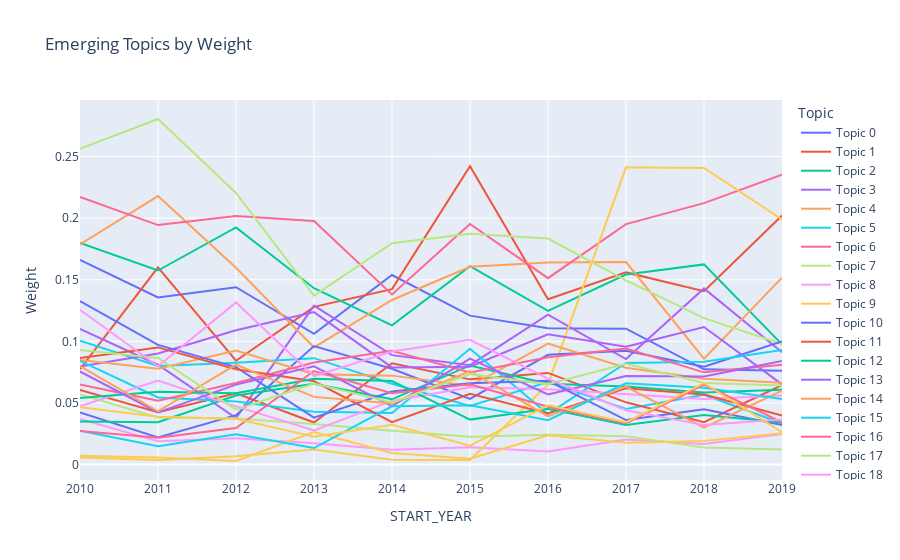

Here is the notebook cell this chart was saved with:
### Code cell
import plotly.express as px

fig = px.line(df2010, x="START_YEAR", y="Weight",color = "Topic", title='Emerging Topics by Weight')
fig.show()

### Figure 1 — Plotly figure (JSON) as saved in the notebook; plotly's stock layout.template omitted (floating-point values rounded to 4 significant figures)
{"data": [{"hovertemplate": "Topic=Topic 0<br>START_YEAR=%{x}<br>Weight=%{y}<extra></extra>", "legendgroup": "Topic 0", "line": {"color": "#636efa", "dash": "solid"}, "mode": "lines", "name": "Topic 0", "orientation": "v", "showlegend": true, "type": "scatter", "x": [2010, 2011, 2012, 2013, 2014, 2015, 2016, 2017, 2018, 2019], "xaxis": "x", "y": [0.1661, 0.1356, 0.144, 0.1062, 0.1538, 0.1209, 0.1106, 0.1103, 0.07733, 0.07624], "yaxis": "y"}, {"hovertemplate": "Topic=Topic 1<br>START_YEAR=%{x}<br>Weight=%{y}<extra></extra>", "legendgroup": "Topic 1", "line": {"color": "#EF553B", "dash": "solid"}, "mode": "lines", "name": "Topic 1", "orientation": "v", "showlegend": true, "type": "scatter", "x": [2010, 2011, 2012, 2013, 2014, 2015, 2016, 2017, 2018, 2019], "xaxis": "x", "y": [0.07746, 0.16, 0.08431, 0.128, 0.1424, 0.2421, 0.1341, 0.156, 0.1407, 0.2021], "yaxis": "y"}, {"hovertemplate": "Topic=Topic 2<br>START_YEAR=%{x}<br>Weight=%{y}<extra></extra>", "legendgroup": "Topic 2", "line": {"color": "#00cc96", "dash": "solid"}, "mode": "lines", "name": "Topic 2", "orientation": "v", "showlegend": true, "type": "scatter", "x": [2010, 2011, 2012, 2013, 2014, 2015, 2016, 2017, 2018, 2019], "xaxis": "x", "y": [0.1799, 0.1575, 0.1925, 0.1432, 0.113, 0.161, 0.1247, 0.1543, 0.1625, 0.09761], "yaxis": "y"}, {"hovertemplate": "Topic=Topic 3<br>START_YEAR=%{x}<br>Weight=%{y}<extra></extra>", "legendgroup": "Topic 3", "line": {"color": "#ab63fa", "dash": "solid"}, "mode": "lines", "name": "Topic 3", "orientation": "v", "showlegend": true, "type": "scatter", "x": [2010, 2011, 2012, 2013, 2014, 2015, 2016, 2017, 2018, 2019], "xaxis": "x", "y": [0.1102, 0.08104, 0.03775, 0.129, 0.08883, 0.0807, 0.1216, 0.08565, 0.143, 0.09117], "yaxis": "y"}, {"hovertemplate": "Topic=Topic 4<br>START_YEAR=%{x}<br>Weight=%{y}<extra></extra>", "legendgroup": "Topic 4", "line": {"color": "#FFA15A", "dash": "solid"}, "mode": "lines", "name": "Topic 4", "orientation": "v", "showlegend": true, "type": "scatter", "x": [2010, 2011, 2012, 2013, 2014, 2015, 2016, 2017, 2018, 2019], "xaxis": "x", "y": [0.1787, 0.2179, 0.1597, 0.09511, 0.1336, 0.1605, 0.1641, 0.1644, 0.08597, 0.1517], "yaxis": "y"}, {"hovertemplate": "Topic=Topic 5<br>START_YEAR=%{x}<br>Weight=%{y}<extra></extra>", "legendgroup": "Topic 5", "line": {"color": "#19d3f3", "dash": "solid"}, "mode": "lines", "name": "Topic 5", "orientation": "v", "showlegend": true, "type": "scatter", "x": [2010, 2011, 2012, 2013, 2014, 2015, 2016, 2017, 2018, 2019], "xaxis": "x", "y": [0.1006, 0.08004, 0.08273, 0.08637, 0.06555, 0.04764, 0.06698, 0.04517, 0.05666, 0.03357], "yaxis": "y"}, {"hovertemplate": "Topic=Topic 6<br>START_YEAR=%{x}<br>Weight=%{y}<extra></extra>", "legendgroup": "Topic 6", "line": {"color": "#FF6692", "dash": "solid"}, "mode": "lines", "name": "Topic 6", "orientation": "v", "showlegend": true, "type": "scatter", "x": [2010, 2011, 2012, 2013, 2014, 2015, 2016, 2017, 2018, 2019], "xaxis": "x", "y": [0.2171, 0.1943, 0.2017, 0.1976, 0.138, 0.1953, 0.1513, 0.1952, 0.2121, 0.2352], "yaxis": "y"}, {"hovertemplate": "Topic=Topic 7<br>START_YEAR=%{x}<br>Weight=%{y}<extra></extra>", "legendgroup": "Topic 7", "line": {"color": "#B6E880", "dash": "solid"}, "mode": "lines", "name": "Topic 7", "orientation": "v", "showlegend": true, "type": "scatter", "x": [2010, 2011, 2012, 2013, 2014, 2015, 2016, 2017, 2018, 2019], "xaxis": "x", "y": [0.2562, 0.2804, 0.2204, 0.1371, 0.1797, 0.1873, 0.1834, 0.1495, 0.1189, 0.09777], "yaxis": "y"}, {"hovertemplate": "Topic=Topic 8<br>START_YEAR=%{x}<br>Weight=%{y}<extra></extra>", "legendgroup": "Topic 8", "line": {"color": "#FF97FF", "dash": "solid"}, "mode": "lines", "name": "Topic 8", "orientation": "v", "showlegend": true, "type": "scatter", "x": [2010, 2011, 2012, 2013, 2014, 2015, 2016, 2017, 2018, 2019], "xaxis": "x", "y": [0.03704, 0.01894, 0.02129, 0.01729, 0.01209, 0.01413, 0.01055, 0.02032, 0.01669, 0.02477], "yaxis": "y"}, {"hovertemplate": "Topic=Topic 9<br>START_YEAR=%{x}<br>Weight=%{y}<extra></extra>", "legendgroup": "Topic 9", "line": {"color": "#FECB52", "dash": "solid"}, "mode": "lines", "name": "Topic 9", "orientation": "v", "showlegend": true, "type": "scatter", "x": [2010, 2011, 2012, 2013, 2014, 2015, 2016, 2017, 2018, 2019], "xaxis": "x", "y": [0.00571, 0.003704, 0.006738, 0.01221, 0.003979, 0.003665, 0.06504, 0.2412, 0.2408, 0.199], "yaxis": "y"}, {"hovertemplate": "Topic=Topic 10<br>START_YEAR=%{x}<br>Weight=%{y}<extra></extra>", "legendgroup": "Topic 10", "line": {"color": "#636efa", "dash": "solid"}, "mode": "lines", "name": "Topic 10", "orientation": "v", "showlegend": true, "type": "scatter", "x": [2010, 2011, 2012, 2013, 2014, 2015, 2016, 2017, 2018, 2019], "xaxis": "x", "y": [0.04238, 0.02194, 0.04013, 0.09619, 0.07776, 0.05337, 0.08906, 0.09234, 0.07947, 0.09984], "yaxis": "y"}, {"hovertemplate": "Topic=Topic 11<br>START_YEAR=%{x}<br>Weight=%{y}<extra></extra>", "legendgroup": "Topic 11", "line": {"color": "#EF553B", "dash": "solid"}, "mode": "lines", "name": "Topic 11", "orientation": "v", "showlegend": true, "type": "scatter", "x": [2010, 2011, 2012, 2013, 2014, 2015, 2016, 2017, 2018, 2019], "xaxis": "x", "y": [0.06064, 0.04252, 0.05784, 0.03411, 0.08222, 0.06917, 0.0744, 0.05053, 0.03437, 0.06454], "yaxis": "y"}, {"hovertemplate": "Topic=Topic 12<br>START_YEAR=%{x}<br>Weight=%{y}<extra></extra>", "legendgroup": "Topic 12", "line": {"color": "#00cc96", "dash": "solid"}, "mode": "lines", "name": "Topic 12", "orientation": "v", "showlegend": true, "type": "scatter", "x": [2010, 2011, 2012, 2013, 2014, 2015, 2016, 2017, 2018, 2019], "xaxis": "x", "y": [0.035, 0.03445, 0.05602, 0.06566, 0.05296, 0.08046, 0.06567, 0.06333, 0.05858, 0.0607], "yaxis": "y"}, {"hovertemplate": "Topic=Topic 13<br>START_YEAR=%{x}<br>Weight=%{y}<extra></extra>", "legendgroup": "Topic 13", "line": {"color": "#ab63fa", "dash": "solid"}, "mode": "lines", "name": "Topic 13", "orientation": "v", "showlegend": true, "type": "scatter", "x": [2010, 2011, 2012, 2013, 2014, 2015, 2016, 2017, 2018, 2019], "xaxis": "x", "y": [0.07959, 0.09011, 0.109, 0.1238, 0.07885, 0.0795, 0.1058, 0.09566, 0.1116, 0.06512], "yaxis": "y"}, {"hovertemplate": "Topic=Topic 14<br>START_YEAR=%{x}<br>Weight=%{y}<extra></extra>", "legendgroup": "Topic 14", "line": {"color": "#FFA15A", "dash": "solid"}, "mode": "lines", "name": "Topic 14", "orientation": "v", "showlegend": true, "type": "scatter", "x": [2010, 2011, 2012, 2013, 2014, 2015, 2016, 2017, 2018, 2019], "xaxis": "x", "y": [0.08479, 0.07773, 0.09251, 0.07326, 0.07219, 0.06396, 0.09826, 0.07861, 0.06976, 0.06639], "yaxis": "y"}, {"hovertemplate": "Topic=Topic 15<br>START_YEAR=%{x}<br>Weight=%{y}<extra></extra>", "legendgroup": "Topic 15", "line": {"color": "#19d3f3", "dash": "solid"}, "mode": "lines", "name": "Topic 15", "orientation": "v", "showlegend": true, "type": "scatter", "x": [2010, 2011, 2012, 2013, 2014, 2015, 2016, 2017, 2018, 2019], "xaxis": "x", "y": [0.08423, 0.0545, 0.05128, 0.04297, 0.04191, 0.094, 0.04109, 0.08252, 0.08343, 0.0931], "yaxis": "y"}, {"hovertemplate": "Topic=Topic 16<br>START_YEAR=%{x}<br>Weight=%{y}<extra></extra>", "legendgroup": "Topic 16", "line": {"color": "#FF6692", "dash": "solid"}, "mode": "lines", "name": "Topic 16", "orientation": "v", "showlegend": true, "type": "scatter", "x": [2010, 2011, 2012, 2013, 2014, 2015, 2016, 2017, 2018, 2019], "xaxis": "x", "y": [0.06497, 0.05187, 0.06616, 0.08283, 0.09241, 0.07472, 0.08709, 0.09415, 0.07486, 0.08097], "yaxis": "y"}, {"hovertemplate": "Topic=Topic 17<br>START_YEAR=%{x}<br>Weight=%{y}<extra></extra>", "legendgroup": "Topic 17", "line": {"color": "#B6E880", "dash": "solid"}, "mode": "lines", "name": "Topic 17", "orientation": "v", "showlegend": true, "type": "scatter", "x": [2010, 2011, 2012, 2013, 2014, 2015, 2016, 2017, 2018, 2019], "xaxis": "x", "y": [0.05683, 0.03819, 0.0374, 0.03285, 0.02743, 0.02259, 0.02424, 0.02303, 0.01392, 0.01231], "yaxis": "y"}, {"hovertemplate": "Topic=Topic 18<br>START_YEAR=%{x}<br>Weight=%{y}<extra></extra>", "legendgroup": "Topic 18", "line": {"color": "#FF97FF", "dash": "solid"}, "mode": "lines", "name": "Topic 18", "orientation": "v", "showlegend": true, "type": "scatter", "x": [2010, 2011, 2012, 2013, 2014, 2015, 2016, 2017, 2018, 2019], "xaxis": "x", "y": [0.04722, 0.06823, 0.04726, 0.02767, 0.05169, 0.06278, 0.06121, 0.05713, 0.05328, 0.05608], "yaxis": "y"}, {"hovertemplate": "Topic=Topic 19<br>START_YEAR=%{x}<br>Weight=%{y}<extra></extra>", "legendgroup": "Topic 19", "line": {"color": "#FECB52", "dash": "solid"}, "mode": "lines", "name": "Topic 19", "orientation": "v", "showlegend": true, "type": "scatter", "x": [2010, 2011, 2012, 2013, 2014, 2015, 2016, 2017, 2018, 2019], "xaxis": "x", "y": [0.007241, 0.005845, 0.002914, 0.02641, 0.009348, 0.004724, 0.02371, 0.01765, 0.01923, 0.02546], "yaxis": "y"}, {"hovertemplate": "Topic=Topic 20<br>START_YEAR=%{x}<br>Weight=%{y}<extra></extra>", "legendgroup": "Topic 20", "line": {"color": "#636efa", "dash": "solid"}, "mode": "lines", "name": "Topic 20", "orientation": "v", "showlegend": true, "type": "scatter", "x": [2010, 2011, 2012, 2013, 2014, 2015, 2016, 2017, 2018, 2019], "xaxis": "x", "y": [0.1326, 0.09713, 0.07913, 0.03812, 0.05936, 0.06606, 0.06803, 0.03612, 0.04488, 0.03217], "yaxis": "y"}, {"hovertemplate": "Topic=Topic 21<br>START_YEAR=%{x}<br>Weight=%{y}<extra></extra>", "legendgroup": "Topic 21", "line": {"color": "#EF553B", "dash": "solid"}, "mode": "lines", "name": "Topic 21", "orientation": "v", "showlegend": true, "type": "scatter", "x": [2010, 2011, 2012, 2013, 2014, 2015, 2016, 2017, 2018, 2019], "xaxis": "x", "y": [0.08654, 0.0951, 0.07741, 0.06763, 0.03437, 0.05746, 0.04139, 0.062, 0.0569, 0.0399], "yaxis": "y"}, {"hovertemplate": "Topic=Topic 22<br>START_YEAR=%{x}<br>Weight=%{y}<extra></extra>", "legendgroup": "Topic 22", "line": {"color": "#00cc96", "dash": "solid"}, "mode": "lines", "name": "Topic 22", "orientation": "v", "showlegend": true, "type": "scatter", "x": [2010, 2011, 2012, 2013, 2014, 2015, 2016, 2017, 2018, 2019], "xaxis": "x", "y": [0.05406, 0.0591, 0.05792, 0.06957, 0.06784, 0.03651, 0.04526, 0.03216, 0.04033, 0.03416], "yaxis": "y"}, {"hovertemplate": "Topic=Topic 23<br>START_YEAR=%{x}<br>Weight=%{y}<extra></extra>", "legendgroup": "Topic 23", "line": {"color": "#ab63fa", "dash": "solid"}, "mode": "lines", "name": "Topic 23", "orientation": "v", "showlegend": true, "type": "scatter", "x": [2010, 2011, 2012, 2013, 2014, 2015, 2016, 2017, 2018, 2019], "xaxis": "x", "y": [0.07553, 0.04241, 0.06487, 0.07972, 0.04752, 0.08597, 0.05696, 0.07183, 0.07153, 0.08409], "yaxis": "y"}, {"hovertemplate": "Topic=Topic 24<br>START_YEAR=%{x}<br>Weight=%{y}<extra></extra>", "legendgroup": "Topic 24", "line": {"color": "#FFA15A", "dash": "solid"}, "mode": "lines", "name": "Topic 24", "orientation": "v", "showlegend": true, "type": "scatter", "x": [2010, 2011, 2012, 2013, 2014, 2015, 2016, 2017, 2018, 2019], "xaxis": "x", "y": [0.07988, 0.04315, 0.08118, 0.05494, 0.04967, 0.07583, 0.03906, 0.06322, 0.02991, 0.06003], "yaxis": "y"}, {"hovertemplate": "Topic=Topic 25<br>START_YEAR=%{x}<br>Weight=%{y}<extra></extra>", "legendgroup": "Topic 25", "line": {"color": "#19d3f3", "dash": "solid"}, "mode": "lines", "name": "Topic 25", "orientation": "v", "showlegend": true, "type": "scatter", "x": [2010, 2011, 2012, 2013, 2014, 2015, 2016, 2017, 2018, 2019], "xaxis": "x", "y": [0.02745, 0.01483, 0.02458, 0.01341, 0.04726, 0.04811, 0.03609, 0.06593, 0.06235, 0.05325], "yaxis": "y"}, {"hovertemplate": "Topic=Topic 26<br>START_YEAR=%{x}<br>Weight=%{y}<extra></extra>", "legendgroup": "Topic 26", "line": {"color": "#FF6692", "dash": "solid"}, "mode": "lines", "name": "Topic 26", "orientation": "v", "showlegend": true, "type": "scatter", "x": [2010, 2011, 2012, 2013, 2014, 2015, 2016, 2017, 2018, 2019], "xaxis": "x", "y": [0.02728, 0.02186, 0.0296, 0.07592, 0.05798, 0.0652, 0.04692, 0.03366, 0.06488, 0.0343], "yaxis": "y"}, {"hovertemplate": "Topic=Topic 27<br>START_YEAR=%{x}<br>Weight=%{y}<extra></extra>", "legendgroup": "Topic 27", "line": {"color": "#B6E880", "dash": "solid"}, "mode": "lines", "name": "Topic 27", "orientation": "v", "showlegend": true, "type": "scatter", "x": [2010, 2011, 2012, 2013, 2014, 2015, 2016, 2017, 2018, 2019], "xaxis": "x", "y": [0.09306, 0.0865, 0.04463, 0.06585, 0.05036, 0.07352, 0.06531, 0.08177, 0.0663, 0.06411], "yaxis": "y"}, {"hovertemplate": "Topic=Topic 28<br>START_YEAR=%{x}<br>Weight=%{y}<extra></extra>", "legendgroup": "Topic 28", "line": {"color": "#FF97FF", "dash": "solid"}, "mode": "lines", "name": "Topic 28", "orientation": "v", "showlegend": true, "type": "scatter", "x": [2010, 2011, 2012, 2013, 2014, 2015, 2016, 2017, 2018, 2019], "xaxis": "x", "y": [0.1256, 0.07985, 0.1316, 0.07176, 0.09171, 0.1013, 0.06981, 0.0441, 0.03215, 0.0365], "yaxis": "y"}, {"hovertemplate": "Topic=Topic 29<br>START_YEAR=%{x}<br>Weight=%{y}<extra></extra>", "legendgroup": "Topic 29", "line": {"color": "#FECB52", "dash": "solid"}, "mode": "lines", "name": "Topic 29", "orientation": "v", "showlegend": true, "type": "scatter", "x": [2010, 2011, 2012, 2013, 2014, 2015, 2016, 2017, 2018, 2019], "xaxis": "x", "y": [0.04654, 0.0388, 0.03724, 0.02265, 0.03241, 0.01532, 0.04804, 0.03448, 0.06608, 0.02639], "yaxis": "y"}], "layout": {"autosize": true, "legend": {"title": {"text": "Topic"}, "tracegroupgap": 0}, "title": {"text": "Emerging Topics by Weight"}, "xaxis": {"anchor": "y", "autorange": true, "domain": [0, 1], "range": [2010, 2019], "title": {"text": "START_YEAR"}, "type": "linear"}, "yaxis": {"anchor": "x", "autorange": true, "domain": [0, 1], "range": [-0.0125, 0.2959], "title": {"text": "Weight"}, "type": "linear"}}}
